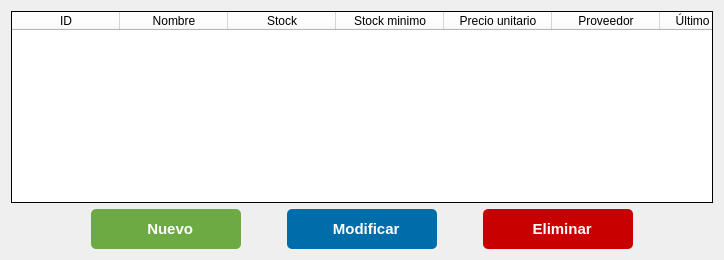
    <widget class="QWidget" name="tabInventario">
     <attribute name="title">
      <string>Inventario</string>
     </attribute>
     <layout class="QVBoxLayout" name="verticalLayout_3">
      <item>
       <layout class="QHBoxLayout" name="horizontalLayout_5">
        <item>
         <widget class="QTableWidget" name="tablaInventario">
          <property name="enabled">
           <bool>true</bool>
          </property>
          <property name="sizePolicy">
           <sizepolicy hsizetype="Expanding" vsizetype="Expanding">
            <horstretch>0</horstretch>
            <verstretch>0</verstretch>
           </sizepolicy>
          </property>
          <property name="maximumSize">
           <size>
            <width>815</width>
            <height>414</height>
           </size>
          </property>
          <property name="styleSheet">
           <string notr="true">background-color: white;
color:black;</string>
          </property>
          <property name="inputMethodHints">
           <set>Qt::ImhNone</set>
          </property>
          <property name="frameShape">
           <enum>QFrame::Panel</enum>
          </property>
          <property name="frameShadow">
           <enum>QFrame::Plain</enum>
          </property>
          <property name="lineWidth">
           <number>1</number>
          </property>
          <property name="midLineWidth">
           <number>0</number>
          </property>
          <property name="horizontalScrollBarPolicy">
           <enum>Qt::ScrollBarAlwaysOff</enum>
          </property>
          <property name="autoScroll">
           <bool>true</bool>
          </property>
          <property name="editTriggers">
           <set>QAbstractItemView::NoEditTriggers</set>
          </property>
          <property name="alternatingRowColors">
           <bool>true</bool>
          </property>
          <property name="selectionMode">
           <enum>QAbstractItemView::SingleSelection</enum>
          </property>
          <property name="textElideMode">
           <enum>Qt::ElideMiddle</enum>
          </property>
          <property name="verticalScrollMode">
           <enum>QAbstractItemView::ScrollPerItem</enum>
          </property>
          <property name="horizontalScrollMode">
           <enum>QAbstractItemView::ScrollPerItem</enum>
          </property>
          <property name="sortingEnabled">
           <bool>false</bool>
          </property>
          <property name="wordWrap">
           <bool>true</bool>
          </property>
          <property name="rowCount">
           <number>0</number>
          </property>
          <property name="columnCount">
           <number>7</number>
          </property>
          <attribute name="horizontalHeaderVisible">
           <bool>true</bool>
          </attribute>
          <attribute name="horizontalHeaderCascadingSectionResizes">
           <bool>false</bool>
          </attribute>
          <attribute name="horizontalHeaderMinimumSectionSize">
           <number>40</number>
          </attribute>
          <attribute name="horizontalHeaderDefaultSectionSize">
           <number>108</number>
          </attribute>
          <attribute name="horizontalHeaderShowSortIndicator" stdset="0">
           <bool>false</bool>
          </attribute>
          <attribute name="horizontalHeaderStretchLastSection">
           <bool>false</bool>
          </attribute>
          <attribute name="verticalHeaderVisible">
           <bool>false</bool>
          </attribute>
          <attribute name="verticalHeaderMinimumSectionSize">
           <number>30</number>
          </attribute>
          <attribute name="verticalHeaderDefaultSectionSize">
           <number>30</number>
          </attribute>
          <attribute name="verticalHeaderHighlightSections">
           <bool>true</bool>
          </attribute>
          <attribute name="verticalHeaderShowSortIndicator" stdset="0">
           <bool>true</bool>
          </attribute>
          <attribute name="verticalHeaderStretchLastSection">
           <bool>true</bool>
          </attribute>
          <column>
           <property name="text">
            <string>ID</string>
           </property>
          </column>
          <column>
           <property name="text">
            <string>Nombre</string>
           </property>
          </column>
          <column>
           <property name="text">
            <string>Stock</string>
           </property>
          </column>
          <column>
           <property name="text">
            <string>Stock minimo</string>
           </property>
          </column>
          <column>
           <property name="text">
            <string>Precio unitario</string>
           </property>
          </column>
          <column>
           <property name="text">
            <string>Proveedor</string>
           </property>
          </column>
          <column>
           <property name="text">
            <string>Último ingreso</string>
           </property>
          </column>
         </widget>
        </item>
       </layout>
      </item>
      <item>
       <layout class="QHBoxLayout" name="layoutBtnInventario">
        <item>
         <spacer name="horizontalSpacer_11">
          <property name="orientation">
           <enum>Qt::Horizontal</enum>
          </property>
          <property name="sizeHint" stdset="0">
           <size>
            <width>40</width>
            <height>20</height>
           </size>
          </property>
         </spacer>
        </item>
        <item>
         <spacer name="horizontalSpacer_9">
          <property name="orientation">
           <enum>Qt::Horizontal</enum>
          </property>
          <property name="sizeHint" stdset="0">
           <size>
            <width>40</width>
            <height>20</height>
           </size>
          </property>
         </spacer>
        </item>
        <item>
         <widget class="QPushButton" name="btnNuevoProveedor_4">
          <property name="sizePolicy">
           <sizepolicy hsizetype="Minimum" vsizetype="Fixed">
            <horstretch>0</horstretch>
            <verstretch>0</verstretch>
           </sizepolicy>
          </property>
          <property name="minimumSize">
           <size>
            <width>150</width>
            <height>0</height>
           </size>
          </property>
          <property name="font">
           <font>
            <pointsize>11</pointsize>
            <bold>true</bold>
           </font>
          </property>
          <property name="cursor">
           <cursorShape>PointingHandCursor</cursorShape>
          </property>
          <property name="styleSheet">
           <string notr="true">background-color: #6daa44;
color: white;
border-radius:5px;
height: 40%;
font-weight: 600;
</string>
          </property>
          <property name="text">
           <string>  Nuevo</string>
          </property>
          <property name="icon">
           <iconset>
            <normaloff>../assets/Plus.png</normaloff>../assets/Plus.png</iconset>
          </property>
          <property name="iconSize">
           <size>
            <width>35</width>
            <height>35</height>
           </size>
          </property>
         </widget>
        </item>
        <item>
         <spacer name="horizontalSpacer_2">
          <property name="orientation">
           <enum>Qt::Horizontal</enum>
          </property>
          <property name="sizeHint" stdset="0">
           <size>
            <width>40</width>
            <height>20</height>
           </size>
          </property>
         </spacer>
        </item>
        <item>
         <widget class="QPushButton" name="btnModProveedor_4">
          <property name="minimumSize">
           <size>
            <width>150</width>
            <height>0</height>
           </size>
          </property>
          <property name="font">
           <font>
            <family>Segoe UI</family>
            <pointsize>11</pointsize>
            <bold>true</bold>
           </font>
          </property>
          <property name="cursor">
           <cursorShape>PointingHandCursor</cursorShape>
          </property>
          <property name="styleSheet">
           <string notr="true">background-color: #006dab;
color: white;
border-radius:5px;
height: 40%;
font-weight: 600;
</string>
          </property>
          <property name="text">
           <string>  Modificar</string>
          </property>
          <property name="icon">
           <iconset>
            <normaloff>../assets/Pencil.png</normaloff>../assets/Pencil.png</iconset>
          </property>
          <property name="iconSize">
           <size>
            <width>30</width>
            <height>30</height>
           </size>
          </property>
         </widget>
        </item>
        <item>
         <spacer name="horizontalSpacer_4">
          <property name="orientation">
           <enum>Qt::Horizontal</enum>
          </property>
          <property name="sizeHint" stdset="0">
           <size>
            <width>40</width>
            <height>20</height>
           </size>
          </property>
         </spacer>
        </item>
        <item>
         <widget class="QPushButton" name="btnElimProveedor_6">
          <property name="minimumSize">
           <size>
            <width>150</width>
            <height>0</height>
           </size>
          </property>
          <property name="font">
           <font>
            <pointsize>11</pointsize>
            <bold>true</bold>
           </font>
          </property>
          <property name="cursor">
           <cursorShape>PointingHandCursor</cursorShape>
          </property>
          <property name="styleSheet">
           <string notr="true">background-color: #c80000;
color: white;
border-radius:5px;
height: 40%;
font-weight: 600;
</string>
          </property>
          <property name="text">
           <string>  Eliminar</string>
          </property>
          <property name="icon">
           <iconset>
            <normaloff>../assets/Trash.png</normaloff>../assets/Trash.png</iconset>
          </property>
          <property name="iconSize">
           <size>
            <width>35</width>
            <height>35</height>
           </size>
          </property>
         </widget>
        </item>
        <item>
         <spacer name="horizontalSpacer_10">
          <property name="orientation">
           <enum>Qt::Horizontal</enum>
          </property>
          <property name="sizeHint" stdset="0">
           <size>
            <width>40</width>
            <height>20</height>
           </size>
          </property>
         </spacer>
        </item>
        <item>
         <spacer name="horizontalSpacer_12">
          <property name="orientation">
           <enum>Qt::Horizontal</enum>
          </property>
          <property name="sizeHint" stdset="0">
           <size>
            <width>40</width>
            <height>20</height>
           </size>
          </property>
         </spacer>
        </item>
       </layout>
      </item>
     </layout>
    </widget>
